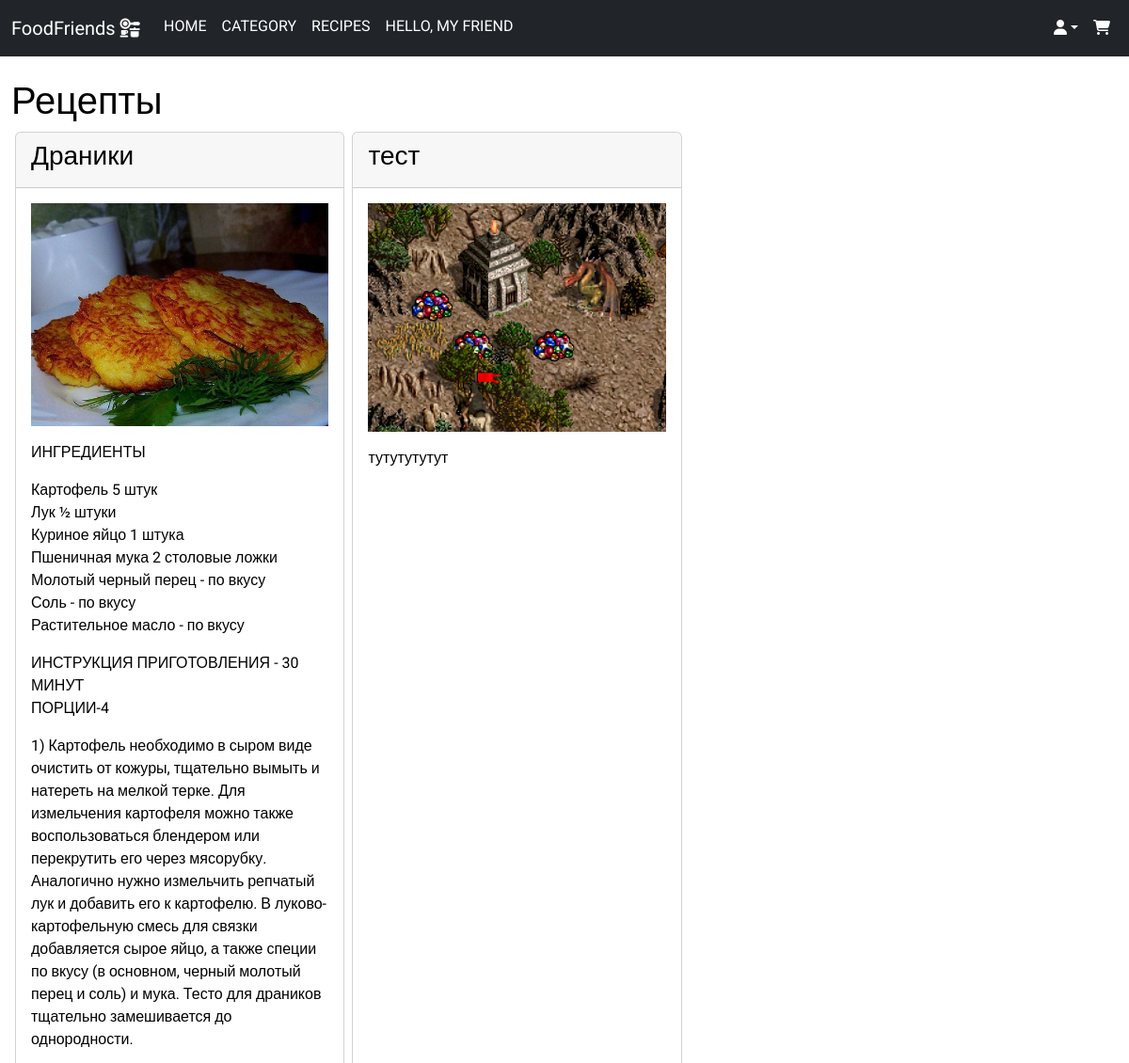
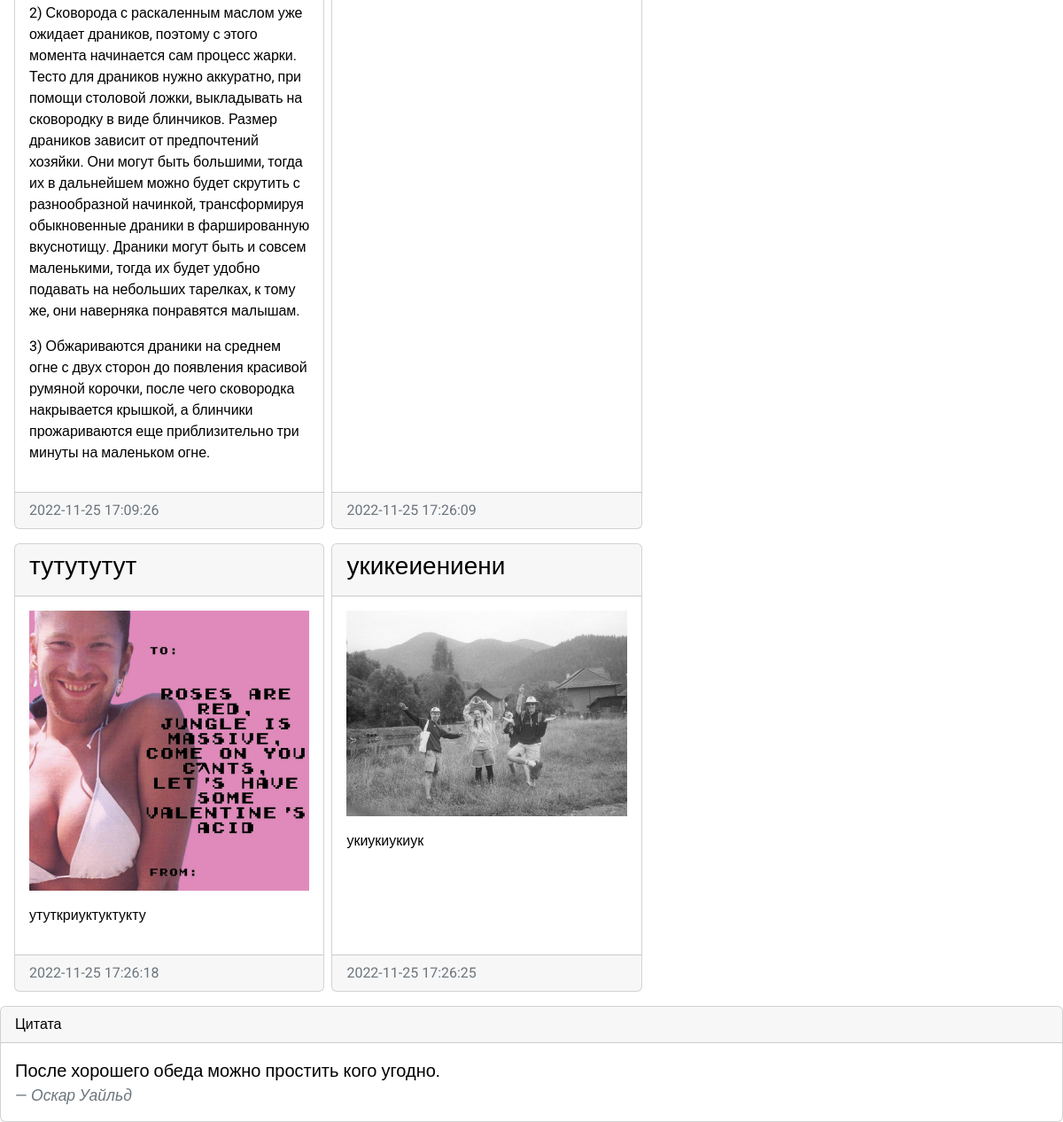
The app's page /food/view_recipes/ with its own data (2 pictures, top to bottom).
### food/models.py (models this page shows, shortened)
class Recipes(models.Model):
    title = models.CharField(max_length=150, verbose_name='Заголовок')
    content = models.TextField(blank=True, verbose_name='Контент')
    create_at = models.DateTimeField(auto_now_add=True, verbose_name='Дата публикации')
    photo = models.ImageField(upload_to='photos/%Y/%m/%d', verbose_name='Фото', blank=True)
    class Meta:
        verbose_name = 'Рецепт'
        verbose_name_plural = 'Рецепты'
        ordering = ['id']

### food/views.py (the view)
# urls.py: path('food/view_recipes/', ViewRecipes.as_view(), name='view_recipes'),
class ViewRecipes(MyMixin, ListView):
    model = Recipes
    template_name = 'food/recipes_food.html'
    raise_exception = True
    success_url = reverse_lazy('home')
    def get_context_data(self, *, object_list=None, **kwargs):
        context = super().get_context_data(**kwargs)
        categories = Category.objects.all()
        recipes = Recipes.objects.all()
        context['category'] = categories
        context['recipes'] = recipes
        context['title'] = 'Рецепты'
        return context
    def get_queryset(self):
        return Recipes.objects.all()

### food/templates/food/recipes_food.html (shortened to what this page needs)
{% extends 'base.html' %}
{% block recipes %}
<div class="container mt-4">
    <h1>{{ title }}</h1>
    <div class="d-flex flex-wrap">
      {% for item in recipes %}
      <div class="mx-1 card mb-3" style="min-width:40%; max-width:40%">
          <div class="card-header">
            <h3>{{ item.title }}</h3>
          </div>
          <div class="card-body">
              <div class="media">
                  {% if item.photo %}
                  <img src="{{ item.photo.url }}" alt="" width="350" class="mr-3">
                  {% else %}
                  <img src="https://picsum.photos/350/235/?blur" alt="" class="mr-3">
                  {% endif %}
              </div>
              <p class="card-text">{{ item.content|linebreaks }}</p>
          </div>
          <div class="card-footer text-muted">
              {{ item.create_at|date:"Y-m-d H:i:s" }}
          </div>
      </div>
      {% endfor %}
    </div>
</div>
{% endblock %}

### foodfriends/static/css/styles.css (style rules this page uses)
html { font-size: 16px; }
body { font-family: 'Roboto', sans-serif; font-size: 16px; color: #000; background-color: #fff; min-width: 320px; }
img { max-width: 100%; height: auto; }

### records on screen
Recipes: title "Драники", photo (picture), content "ИНГРЕДИЕНТЫ Картофель 5 штук Лук ½ штуки Куриное яйцо 1 штука Пшеничная мука 2 столовые ложки Молотый черный перец - по вкусу Соль - по вкусу Растительное масло - по вкусу ИНСТРУКЦИЯ ПРИГОТОВЛЕНИЯ - 30 МИНУТ ПОРЦИИ-4 1) Картофель необходимо в сыром виде очистить от кожуры, тщательно вымыть и натереть на мелкой терке. Для измельчения картофеля можно также воспользоваться блендером или перекрутить его через мясорубку. Аналогично нужно измельчить репчатый лук и добавить его к картофелю. В луково-картофельную смесь для связки добавляется сырое яйцо, а также специи по вкусу (в основном, черный молотый перец и соль) и мука. Тесто для драников тщательно замешивается до однородности. 2) Сковорода с…", create_at "2022-11-25 17:09:26"
Recipes: title "тест", photo (picture), content "тутутутутут", create_at "2022-11-25 17:26:09"
Recipes: title "тутутутут", photo (picture), content "утуткриуктуктукту", create_at "2022-11-25 17:26:18"
Recipes: title "укикеиениени", photo (picture), content "укиукиукиук", create_at "2022-11-25 17:26:25"

### other values on screen
{{ title }} "Рецепты"
